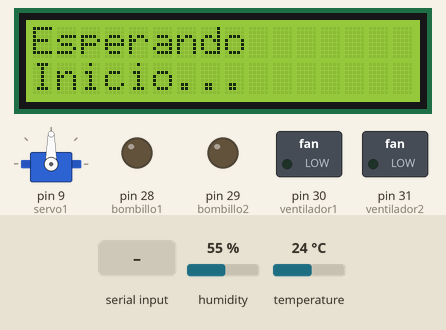
Simulated run of this sketch. Board: Arduino Mega 2560, built with avr-gcc and run on an emulated ATmega2560. On the bench: 16×2 character LCD, servo, switched loads named in the sketch (green lamp = pin HIGH), output pins drawn as LEDs (lit = HIGH). Inputs (shaded band) come from the test bench; at power-on: humidity 55 %, temperature 24 °C. What the sketch prints to the serial monitor is not drawn.

Above: at 1.2 s.
1.3 s: "1\n" received over Serial
At 3.3 s:
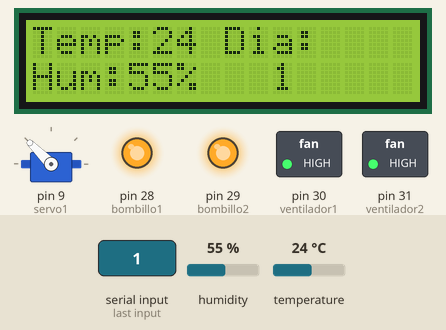
3.6 s: humidity set to 74 %
At 4.6 s:
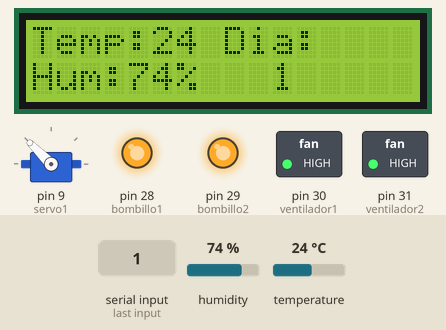
5.6 s: humidity set to 77 %
At 6.9 s:
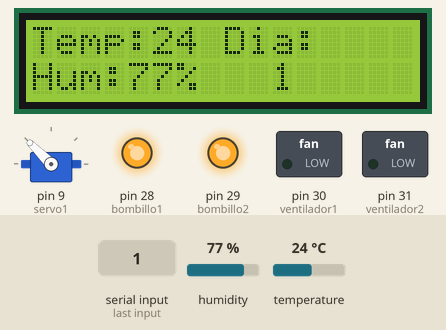
7.7 s: temperature set to 37.5 °C
At 9.1 s:
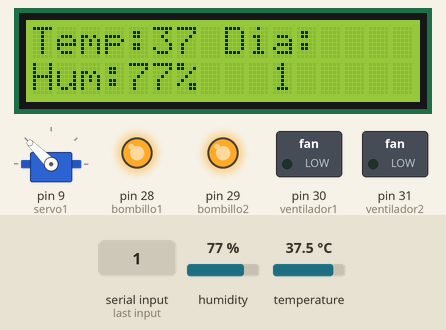
9.7 s: temperature set to 38.7 °C
At 11.4 s:
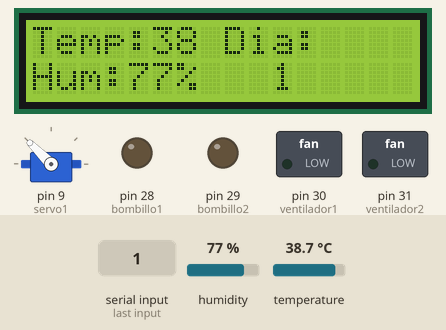
11.8 s: humidity set to 22 %
At 13.6 s:
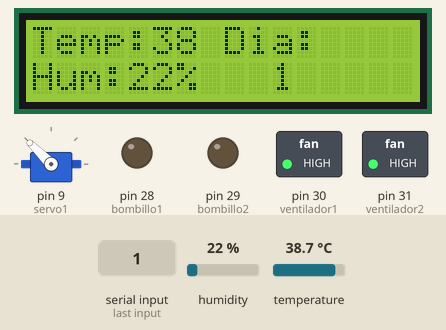
Timing chart, 0 to 14.8 s (numbered marks = the images above; inputs shaded):
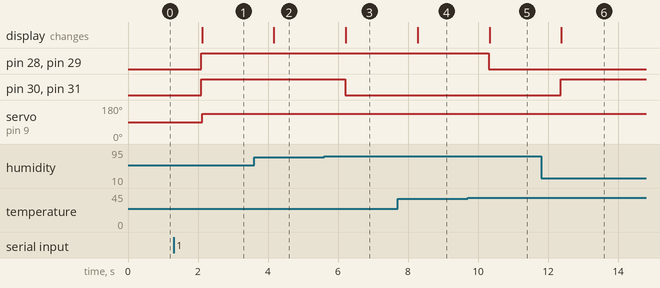

Measured:
- the behaviour switches between 75 and 76 % on humidity (found by bisection; images 2 and 3)
- the behaviour switches between 37.9 and 38 °C on temperature (found by bisection; images 4 and 5)
- after the input at 1.3 s, pin 30 (ventilador1), pin 31 (ventilador2): LOW → HIGH after 0.79 s; servo on pin 9 (servo1): 90° → 135° after 0.82 s; the display: changes after 0.82 s (image 1)
- after the input at 3.6 s, the display: changes after 0.57 s (image 2)
- after the input at 5.6 s, pin 30 (ventilador1), pin 31 (ventilador2): HIGH → LOW after 0.60 s; the display: changes after 0.62 s (image 3)
- after the input at 7.7 s, the display: changes after 0.58 s (image 4)
- after the input at 9.7 s, pin 28 (bombillo1), pin 29 (bombillo2): HIGH → LOW after 0.61 s; the display: changes after 0.63 s (image 5)
- after the input at 11.8 s, pin 30 (ventilador1), pin 31 (ventilador2): LOW → HIGH after 0.56 s; the display: changes after 0.58 s (image 6)

The sketch:

Incubadora_v1.0.ino
```cpp
#include <Servo.h>                    // Incluir la librería Servo
#include <LiquidCrystal.h> //Libreria para el LCD
#include<Wire.h> //Libreria para el LCD
#include <LiquidCrystal_I2C.h> //Libreria para el LCD
#include <DHT.h> //cargamos la librería DHT.
#define DHTPIN 2  //Seleccionamos el pin 2 digital en el que se conectará el sensor.
#define DHTTYPE DHT22 //Se selecciona el DHT22.
DHT dht(DHTPIN, DHTTYPE); //Se inicia una variable que será usada por Arduino para comunicarse con el sensor.
//DECLARAMOS VARIABLES.
int temperatura, humedad;
int hora, minuto, segundo;
int dia=0;//Declaramos la variable dia que es la que indica dia de inicio.
int bombillo1= 28; //Declaramos pin 28DIG, de las bombillas
int bombillo2= 29; //Declaramos pin 29DIG, de las bombillas
int ventilador1=30; //Declaramos pin 30DIG, para controlar el ventilador 1
int ventilador2=31; //Declaramos pin 31DIG, para controlar el ventilador 2
int d;
int h;
int m;
int s;
int posicion=0;//Declaramos una variable para indicar los grados del servo.
int comandosEntrada;
int validacion;


Servo servo1; //Se inicia una variable que será usada por Arduino para comunicarse con el servo.
LiquidCrystal_I2C lcd(0x3F,16,2); //Se inicia una variable que será usada por Arduino para comunicarse con la pantalla LCD.

void setup(){
  Serial.begin(9600);
  dht.begin();//Lectura del sensor.
  pinMode(bombillo1, OUTPUT);//Declaramos el pin del bombillo1 como salida.
  pinMode(bombillo2, OUTPUT);//Declaramos el pin del bombillo2 como salida.
  pinMode(ventilador1, OUTPUT);//Declaramos el pin del ventilador1 como salida.
  pinMode(ventilador2,OUTPUT);//Declaramos el pin del ventilador2 como salida.
  Wire.begin();//Lectura del I2C.
  lcd.begin(16,2);//Lectura de la pantalla LCD.
  lcd.clear();//Limpiamos pantalla.
  lcd.backlight();//Prendemos la luz de fondo del LCD.
  servo1.attach(9); //Declaramos el pin 9 digital para el servo.
}


void procedimiento()
{
       for(d=dia+1;d<=21;d++){//Ciclo para recorrer los días.
        hora=0;
        if(d>=19){//Instrucciones para los días de nacimiento que van desde el dia 19 hasta el 21, para para los motores de rotacion.
           posicion=90;
           servo1.write(posicion);

              if(temperatura< 37){
                  digitalWrite(bombillo1,HIGH);
                  digitalWrite(bombillo2,HIGH);
                }else{
                  digitalWrite(bombillo1,LOW);
                  digitalWrite(bombillo1,LOW);
                }

              if (humedad < 60){
                digitalWrite(ventilador1, LOW);
                digitalWrite(ventilador2,LOW);
                }else{
                digitalWrite(ventilador1, HIGH);
                digitalWrite(ventilador2,HIGH);
                }
        }

        for(h=hora;h<=23;h++){
            minuto=0;

            for(m=minuto;m<=59;m++){//CAMBIAR A 59
                segundo=0;
                for(s=segundo;s<=59;s++){//CAMBIAR A 59
                      temperatura = dht.readTemperature();
                      humedad = dht.readHumidity();
                      String R="";

  Serial.print(temperatura);
  Serial.print(",");
  Serial.print(humedad);
  Serial.print(",");
  R+=d;
  R+=":";
  R+=h;
  R+=":";
  R+=m;
  R+=":";
  R+=s;
  Serial.print(R);
  Serial.println();
                      if ( temperatura < 37 ){
                        digitalWrite(bombillo1, HIGH);
                        digitalWrite(bombillo2, HIGH);
                      }else if(temperatura > 37){
                         digitalWrite(bombillo1, LOW);
                         digitalWrite(bombillo2, LOW);
                      }

                      if (humedad > 75){
                          digitalWrite(ventilador1, LOW);
                          digitalWrite(ventilador2,LOW);
                      }else{
                          digitalWrite(ventilador1, HIGH);
                          digitalWrite(ventilador2,HIGH);
                      }

                     lcd.setCursor(0,0);
                     lcd.print("Temp:");
                     lcd.print(temperatura);
                     lcd.print(" Dia:");
                     lcd.setCursor(0,1);
                     lcd.print("Hum:");
                     lcd.print(humedad);
                     lcd.print("%   ");//--CAMBIAR "  "
                     lcd.print(d);

                     if(h==0 || h==1 || h==4 || h==5 || h==8 || h==9 || h==12 || h==13 || h==16 || h==17 || h==20 || h==21 && d<19){
               posicion=135;
               servo1.write(posicion);
            }else{
               posicion=45;
               servo1.write(posicion);
                        }

                     delay(1000);//CAMBIAR A 1000
                  }
              }
          }
      }
}
void loop(){

  if(Serial.available()>0)
  {
      comandosEntrada=Serial.read();
      if(comandosEntrada=='1')
      {
        validacion=1;
      }
  }

  if(validacion==1)
  {
    procedimiento();

  }else
  {
    lcd.clear();
    lcd.setCursor(0,0);
    lcd.print("Esperando");
    lcd.setCursor(0,1);
    lcd.print("Inicio...");
    delay(2000);
    posicion=90;
    servo1.write(posicion);
    digitalWrite(bombillo1, HIGH);
    digitalWrite(bombillo2, HIGH);

  }

}
```
